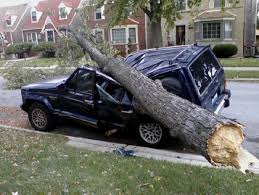
#> input picture ML dataset/Images/High damage/0001 (1).JPEG, 259 x 195 px, given as the content of the folder /content/drive/MyDrive/ML dataset/Images/Small damage, which was not available
$ jupyter execute --allow-errors ML_PROJECT.ipynb   (shell and % lines are left out)   (text cells are left out)
#> lines starting #> are read from the running program, lines starting #| are printed output that depends on the picture; pictures that were not available may be replaced by others from this repository, and a replacement may not be noted
[cell 1]
from google.colab import drive
drive.mount('/content/drive')

import os
import numpy as np
from PIL import Image
from tqdm import tqdm
import matplotlib.pyplot as plt
import seaborn as sns

from skimage.feature import hog
from sklearn.model_selection import train_test_split
from sklearn.preprocessing import StandardScaler
from sklearn.decomposition import PCA
from sklearn.svm import LinearSVC
from sklearn.metrics import confusion_matrix, ConfusionMatrixDisplay
from sklearn.utils import shuffle

[cell 2]
DATASET_PATH = "/content/drive/MyDrive/ML dataset/Images"

CLASSES = {
    "Small damage": 0,
    "Moderate damage": 1,
    "High damage": 2
}

IMAGE_SIZE = (64, 64)

[cell 3]
plt.figure(figsize=(12,4))

for i, class_name in enumerate(CLASSES.keys()):
    class_path = os.path.join(DATASET_PATH, class_name)
    sample_img = os.listdir(class_path)[0]  # أول صورة لكل class
    img = Image.open(os.path.join(class_path, sample_img))
#> img is the input picture: PIL image 259x195 RGB; mean R, G, B 107.7, 107.8, 102.8

    plt.subplot(1, 3, i+1)
    plt.imshow(img)
    plt.title(class_name)
    plt.axis('off')
#> pass 2 of the loop `for i, class_name in enumerate(CLASSES.keys()):`:
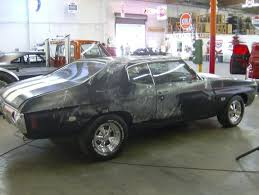
#> input picture ML dataset/Images/Moderate damage/0001 (1).JPEG, 259 x 195 px, found by its file name
#> img is the input picture: PIL image 259x195 RGB; mean R, G, B 124.2, 123.9, 120.6

plt.show()
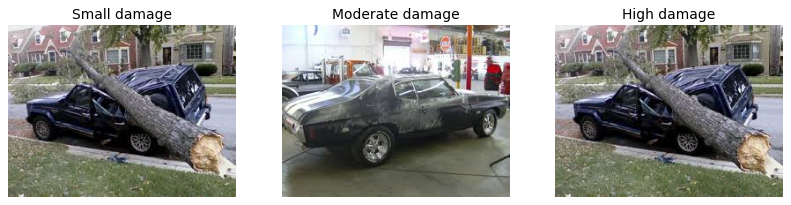
#> figure drawn by matplotlib, 3 panels

[cell 4]
X_hog = []
y_hog = []

for class_name, label in CLASSES.items():
    class_path = os.path.join(DATASET_PATH, class_name)
    for img_name in tqdm(os.listdir(class_path), desc=class_name):
        img_path = os.path.join(class_path, img_name)
        try:
            img = Image.open(img_path).convert("L")
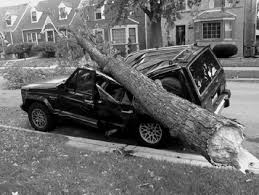
#> img: PIL image 259x195 L; min 0, max 254, mean 107.2
            img = img.resize(IMAGE_SIZE)
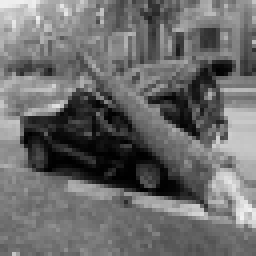
#> img: PIL image 64x64 L (shown 4 times larger); min 0, max 241, mean 107.2
            img_array = np.array(img)/255.0

            if np.isnan(img_array).any():
                continue

            features, _ = hog(
                img_array,
                orientations=9,
                pixels_per_cell=(8,8),
                cells_per_block=(2,2),
                block_norm='L2-Hys',
                visualize=True
            )
#> features = 1764 values, max 0.428 at index 1660, min 0 at index 820, mean 0.14

            X_hog.append(features)
            y_hog.append(label)
        except:
            continue
#> pass 2 of the loop `for class_name, label in CLASSES.items():`:
#> `img = Image.open(img_path).convert("L")`:
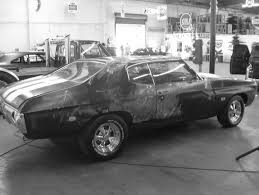
#> img: PIL image 259x195 L; min 4, max 255, mean 123.7
#> `img = img.resize(IMAGE_SIZE)`:
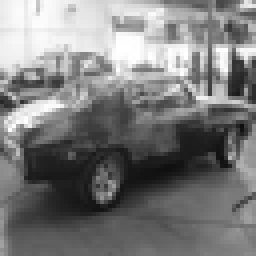
#> img: PIL image 64x64 L (shown 4 times larger); min 13, max 255, mean 123.7
#> `features, _ = hog( img_array, orientations=9, pixels_per_cell=(8,8), c..`: features = 1764 values, max 0.377 at index 1443, min 0 at index 64, mean 0.138

X_hog = np.array(X_hog)
y_hog = np.array(y_hog)

print("HOG X shape:", X_hog.shape)
#| HOG X shape: (5, 1764)
print("HOG y shape:", y_hog.shape)
#| HOG y shape: (5,)

np.save("X_hog_images.npy", X_hog)
np.save("y_hog_images.npy", y_hog)

[cell 5]
import matplotlib.pyplot as plt
import numpy as np

labels, counts = np.unique(y_hog, return_counts=True)

plt.figure(figsize=(6,4))
plt.bar(labels, counts)
plt.xlabel("Class Label")
plt.ylabel("Number of Samples")
plt.title("Class Distribution")
plt.show()
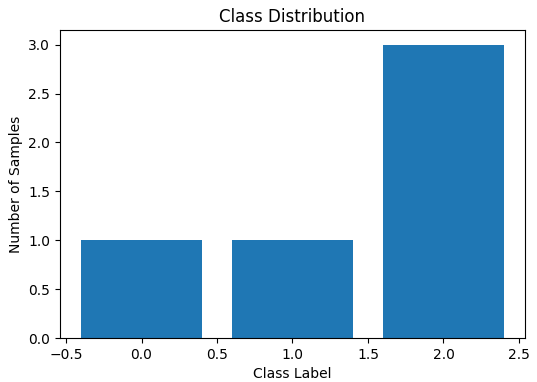
#> figure drawn by matplotlib, 1 panel; tallest bar 3 high, from x = 1.6 to 2.4

[cell 6]
import matplotlib.pyplot as plt
from skimage.feature import hog
from PIL import Image
import numpy as np
import os

plt.figure(figsize=(10, 12))
i = 1

for class_name, label in CLASSES.items():
    class_path = os.path.join(DATASET_PATH, class_name)

    # خُد أول صورة من كل class
    img_name = os.listdir(class_path)[0]
    img_path = os.path.join(class_path, img_name)

    img = Image.open(img_path).convert("L")
    img = img.resize(IMAGE_SIZE)
    img_array = np.array(img) / 255.0

    features, hog_image = hog(
        img_array,
        orientations=9,
        pixels_per_cell=(8, 8),
        cells_per_block=(2, 2),
        block_norm='L2-Hys',
        visualize=True
    )

    # Original Image
    plt.subplot(3, 2, i)
    plt.imshow(img_array, cmap='gray')
    plt.title(f"{class_name} - Original")
    plt.axis("off")

    # HOG Image
    plt.subplot(3, 2, i + 1)
    plt.imshow(hog_image, cmap='gray')
    plt.title(f"{class_name} - HOG")
    plt.axis("off")

    i += 2
#> pass 2 of the loop `for class_name, label in CLASSES.items():`:

plt.tight_layout()
plt.show()
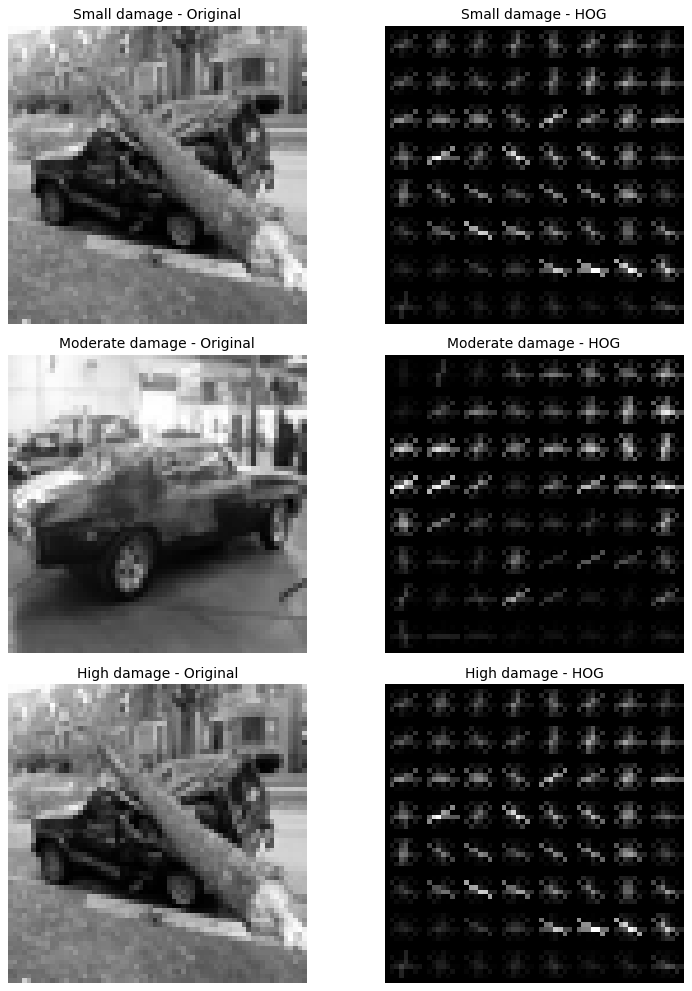
#> figure drawn by matplotlib, 6 panels

[cell 7]
X_img, y_img = X_hog, y_hog

#> (the rest of this cell did not finish here and is left out)

[cell 8]
from sklearn.preprocessing import StandardScaler
from sklearn.decomposition import PCA

scaler = StandardScaler()

#> (the rest of this cell did not finish here and is left out)

[cell 9]
from sklearn.svm import LinearSVC

svm_model = LinearSVC(
    penalty='l2',  # ممكن تجرب 'l1' لو حابب
    C=0.01,
    dual=False,
    max_iter=5000,
    random_state=42
)

#> (the rest of this cell did not finish here and is left out)

[cell 10]
from sklearn.utils import shuffle
import numpy as np
import matplotlib.pyplot as plt
from sklearn.svm import LinearSVC

# Shuffle
#> (the rest of this cell did not finish here and is left out)

#> (a cell that did not finish here is left out)

[cell 12]
from sklearn.metrics import confusion_matrix, ConfusionMatrixDisplay
import matplotlib.pyplot as plt

# Predict
#> (the rest of this cell did not finish here and is left out)

[cell 13]
import os, time, json
import numpy as np
import pandas as pd
import librosa
import librosa.display
import matplotlib.pyplot as plt
import seaborn as sns
from sklearn.model_selection import train_test_split
from sklearn.preprocessing import StandardScaler
from sklearn.linear_model import LogisticRegression
from sklearn.decomposition import PCA
from sklearn.metrics import accuracy_score, precision_score, recall_score, f1_score, confusion_matrix, classification_report, ConfusionMatrixDisplay
import joblib
import warnings
warnings.filterwarnings('ignore')

BASE_PATH = '/content/drive/MyDrive/ML dataset'
AUDIO_PATH = os.path.join(BASE_PATH, 'Audio')
PREPROCESS_PATH = os.path.join(BASE_PATH, 'preprocessed_audio')
CLASSES = ['Engine Issue', 'Non engine issue', 'Normal engine']
os.makedirs(PREPROCESS_PATH, exist_ok=True)

[cell 14]
import os
import matplotlib.pyplot as plt

class_counts = []

for cls in CLASSES:
    cls_path = os.path.join(AUDIO_PATH, cls)
    class_counts.append(len(os.listdir(cls_path)))
#> pass 2 of the loop `for cls in CLASSES:`:

plt.figure(figsize=(6,4))
plt.bar(CLASSES, class_counts)
plt.xlabel("Class")
plt.ylabel("Number of Audio Files")
plt.title("Class Distribution")
plt.xticks(rotation=15)
plt.show()
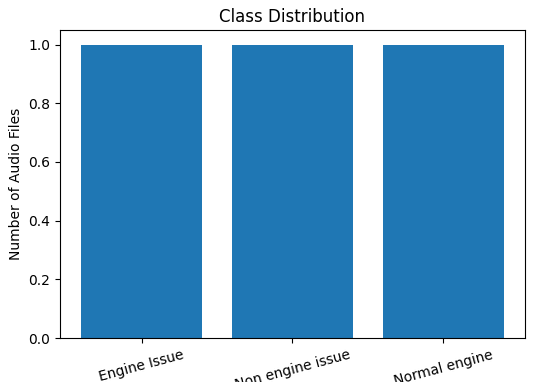
#> figure drawn by matplotlib, 1 panel

[cell 15]
plt.figure(figsize=(12,8))
i = 1

#> (the rest of this cell did not finish here and is left out)

[cell 16]
def list_audio_files(audio_path, classes=CLASSES):
#> called with audio_path = '/content/drive/MyDrive/ML dataset/Audio'
    data = []
    for idx, cls in enumerate(classes):
        cls_path = os.path.join(audio_path, cls)
        files = [f for f in os.listdir(cls_path) if f.endswith(('.wav','.mp3','.flac','.ogg'))]
        for f in files:
            data.append({'file': os.path.join(cls_path,f), 'label': idx, 'label_name': cls})
#> pass 2 of the loop in list_audio_files, `for idx, cls in enumerate(classes):`:
    return data

def preprocess_audio(audio, sr, target_sr=22050, duration=5.0):
    if sr != target_sr:
        audio = librosa.resample(y=audio, orig_sr=sr, target_sr=target_sr)
    audio = librosa.util.normalize(audio)
    target_len = int(target_sr*duration)
    if len(audio)<target_len: audio = np.pad(audio,(0,target_len-len(audio)))
    else: audio = audio[:target_len]
    return audio, target_sr

def extract_features(audio, sr):
    mfccs = librosa.feature.mfcc(y=audio, sr=sr, n_mfcc=40)
    mel = librosa.feature.melspectrogram(y=audio, sr=sr)
    chroma = librosa.feature.chroma_stft(y=audio, sr=sr)
    contrast = librosa.feature.spectral_contrast(y=audio, sr=sr)
    zcr = librosa.feature.zero_crossing_rate(y=audio)

    feats = np.hstack([
        np.mean(mfccs,1), np.std(mfccs,1),
        np.mean(mel,1), np.std(mel,1),
        np.mean(chroma,1), np.std(chroma,1),
        np.mean(contrast,1),
        np.mean(zcr), np.std(zcr)
    ])
    return feats

def process_dataset(audio_path):
    dataset = list_audio_files(audio_path)
    X, y = [], []
    for item in dataset:
        audio, sr = librosa.load(item['file'], sr=None)
        audio, sr = preprocess_audio(audio, sr)
        feats = extract_features(audio, sr)
        X.append(feats)
        y.append(item['label'])
    return np.array(X), np.array(y)
